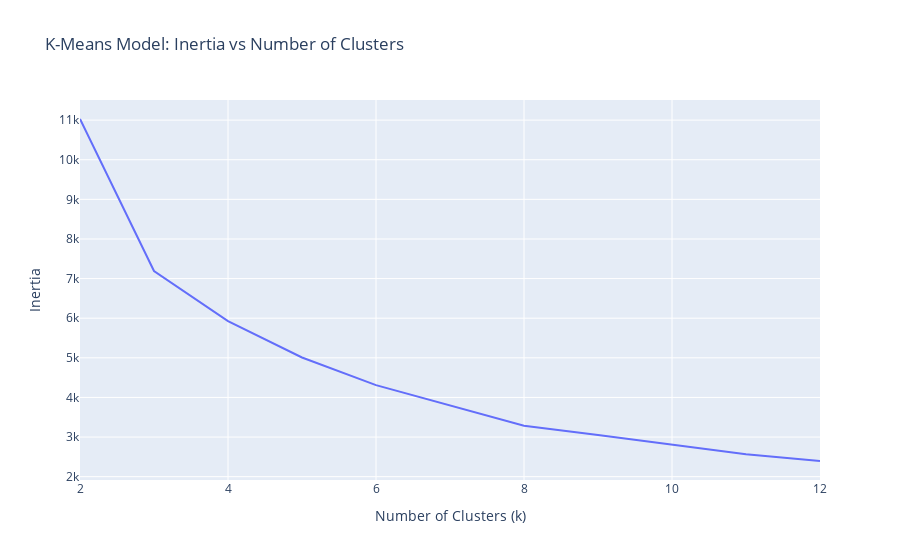

Here is the notebook cell this chart was saved with:
### Markdown cell above
**Task 6.3.13:** Use plotly express to create a line plot that shows the values of `inertia_errors` as a function of `n_clusters`. Be sure to label your x-axis `"Number of Clusters"`, your y-axis `"Inertia"`, and use the title `"K-Means Model: Inertia vs Number of Clusters"`.

- [What's a line plot?](../%40textbook/07-visualization-pandas.ipynb#Line-Plots)
- [Create a line plot in plotly express.](../%40textbook/07-visualization-pandas.ipynb#Line-Plots)

### Code cell
# Create line plot of `inertia_errors` vs `n_clusters`
fig = px.line(
x=n_clusters,y=inertia_errors,title="K-Means Model: Inertia vs Number of Clusters"
)
fig.update_layout(xaxis_title="Number of Clusters (k)",yaxis_title="Inertia")
fig.show()

### Figure 1 — Plotly figure (JSON) as saved in the notebook; plotly's stock layout.template omitted (floating-point values rounded to 4 significant figures)
{"data": [{"hovertemplate": "x=%{x}<br>y=%{y}<extra></extra>", "legendgroup": "", "line": {"color": "#636efa", "dash": "solid"}, "marker": {"symbol": "circle"}, "mode": "lines", "name": "", "orientation": "v", "showlegend": false, "type": "scatter", "x": [2, 3, 4, 5, 6, 7, 8, 9, 10, 11, 12], "xaxis": "x", "y": [11030.0, 7191.0, 5925.0, 5008.0, 4310.0, 3805.0, 3287.0, 3053.0, 2808.0, 2565.0, 2396.0], "yaxis": "y"}], "layout": {"autosize": true, "legend": {"tracegroupgap": 0}, "title": {"text": "K-Means Model: Inertia vs Number of Clusters"}, "xaxis": {"anchor": "y", "autorange": true, "domain": [0, 1], "range": [2, 12], "title": {"text": "Number of Clusters (k)"}, "type": "linear"}, "yaxis": {"anchor": "x", "autorange": true, "domain": [0, 1], "range": [1916.0, 11510.0], "title": {"text": "Inertia"}, "type": "linear"}}}
